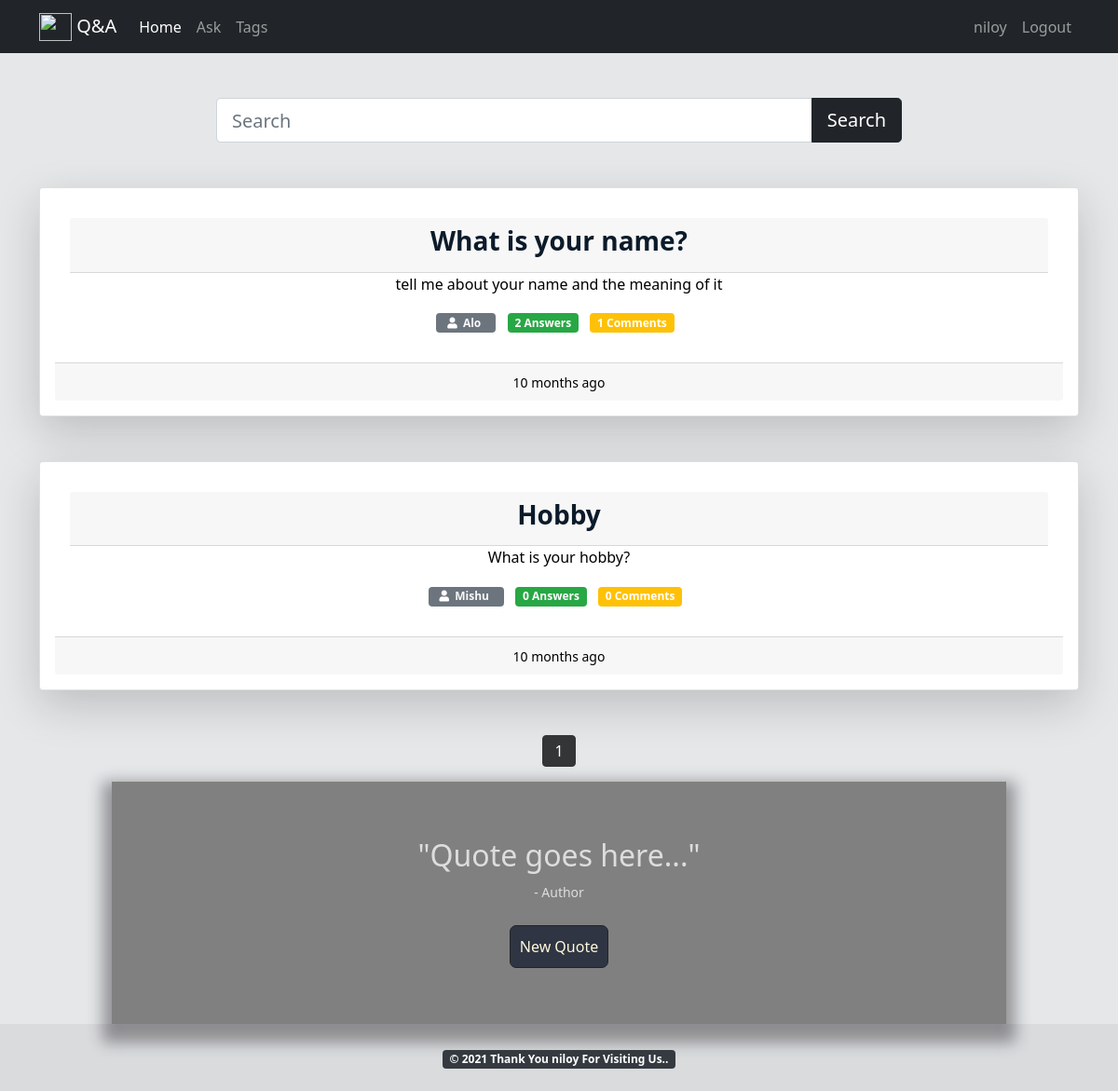
The page /tag/you (signed in) on the database its author committed.
### athreg/models.py (models this page shows, shortened)
class Question(models.Model):
    user=models.ForeignKey(User,on_delete=models.CASCADE)
    q_title=models.CharField(max_length=300)
    detail=models.TextField()
    tags=models.TextField(default='')
    add_time=models.DateTimeField(auto_now_add=True)

### athreg/views.py (the view)
# urls.py: path('tag/<str:tag>',views.tag,name='tag'),
def tag(request,tag):
    quests=Question.objects.annotate(total_comments=Count('answer__comment')).filter(tags__icontains=tag).order_by('-id')
    paginator=Paginator(quests,10)
    page_num=request.GET.get('page',1)
    quests=paginator.page(page_num)
    return render(request,'tag.html',{'quests':quests,'tag':tag})

### athreg/templates/tag.html (shortened to what this page needs)
{% extends 'main.html' %}
{% load static %}
{% load humanize %}

### athreg/templates/main.html (shortened to what this page needs)
{% load static %}
{% load humanize %}
<!DOCTYPE html>
<html lang="en">
<head>
  <link href="https://cdn.jsdelivr.net/npm/bootstrap@5.0.0/dist/css/bootstrap.min.css" rel="stylesheet">
  <link href="https://maxcdn.bootstrapcdn.com/font-awesome/4.7.0/css/font-awesome.min.css" rel="stylesheet"/>
  <link rel="stylesheet" href="https://cdn.jsdelivr.net/npm/bootstrap@4.5.3/dist/css/bootstrap.min.css">
  <link rel="stylesheet" href="% static '/animatecss/animate.min.css' %">
  <link rel="stylesheet" href="{% static 'bootstrap.min.css' %}">
  <link rel="stylesheet" href="https://use.fontawesome.com/releases/v5.6.1/css/all.css">
  <link href="https://cdn.jsdelivr.net/npm/bootstrap@5.0.0/dist/css/bootstrap.min.css" rel="stylesheet">
</head>
<body>
  <nav class="navbar navbar-expand-lg navbar-dark bg-dark">
    <div class="container">
      <a class="navbar-brand" href="/"><img src="https://images.vexels.com/media/users/3/152347/isolated/preview/27304b9b14ce9bd8a28ca637ed92070e-blue-circle-question-mark-icon-by-vexels.png" alt="" width="35" height="30" class="d-inline-block align-text-top">
        Q&A</a>
      <div class="collapse navbar-collapse" id="navbarNav">
        <ul class="navbar-nav" >
            <li class="nav-item active">
              <a class="nav-link" href="/">Home</a>
            </li>
            <li class="nav-item">
              <a class="nav-link" href="{% url 'ask-question' %}">Ask</a>
            </li>
            <li class="nav-item">
              <a class="nav-link" href="/tags/">Tags</a>
            </li>
        </ul>
        <ul class="navbar-nav ms-auto">
          <li class="nav-item">
            <a class="nav-link" href="/profileinfo/">{{request.user}}</a>
          </li>
          <li class="nav-item">
            <a class="nav-link" href="{% url 'logout' %}">Logout</a>
          </li>
        </ul>
      </div>
    </div>
  </nav>
  <div class="container py-5">
      <div class="row">
        <div class="col-md-8 offset-2">
          <form>
            <div class="input-group">
              <input type="text" name="q" class="form-control form-control-lg" style{color:blue;} placeholder="Search" />
            <button class="btn btn-dark btn-lg" type="submit" id="button-addon2">Search</button>
          </div>
        </form>
        </div>
      </div>
  </div>
  <div class="container" id="qbox"  >
    {% for quest in quests %}
    <div class="card mb-5 shadow-lg p-3 mb-5 bg-white ">
      <div class="card-body">
        <div class="card-header">
          <h3 class="card-title"><a href="/detail/{{quest.id}}"><b>{{quest.q_title}}</b></a></h3>
        </div>
        <p class="card-text">{{quest.detail}}</p>
        <p>
           <span class="badge badge-secondary"><i class="fas fa-user ml-1"></i>&nbsp<a href="/otheruser/{{quest.user.username}}" class="mr-2 text-light"> {{quest.user.username}}</a></span>
            <span class="mr-2 badge badge-success answer-click">{{quest.answer_set.count}} Answers</span>
            <span class="mr-2 badge badge-warning">{{quest.total_comments}} Comments</span>
        </p>
      </div>
      <div class="card-footer">
        <small>{{quest.add_time|naturaltime}}</small>
    </div>
    </div>
    {% endfor %}
  </div>
  <nav aria-label="Page navigation example" >
    <ul class="pagination justify-content-center">
      {% for i in quests.paginator.page_range %}
        {% if quests.number == i %}
          <li class="page-item active"><a class="page-link" href="#">{{i}}</a></li>
        {% else %}
          <li class="page-item"><a class="page-link" href="?page={{i}}">{{i}}</a></li>
        {% endif %}
      {% endfor %}
    </ul>
  </nav>
  <div class="containerr">
    <div class="quote-box">
      <h2 id="quote">"Quote goes here..."</h2>
      <small id="author">- Author</small>
    </div>
    <br>
    <button id="btn" class="btn btn-dark"style="background: #2f3542;color: cornsilk;padding: 10px; border-radius: 7px!important;">New Quote</button>
  </div>
  <footer>
    <div class="text-center p-4" style="background-color: rgba(0, 0, 0, 0.05);">
        <span class="badge badge-dark ">© 2021 Thank You {{request.user.username}}  For Visiting Us..</span>
    </div>
  </footer>
</body>
</html>

### athreg/templates/main.html (style rules this page uses)
body, html { margin: 0; padding: 0; height: 100%; background: #E5E7E9 !important; }
a:link { color: #0c1b2a; background-color: transparent; text-decoration: none; }
.pagination > li > a { background-color: white; color: #5A4181; }
.pagination > .active > a { color: white; background-color: #343536 !Important; border: solid 1px #343536 !Important; }
#qbox { color:black;text-align:center;border-radius: 20%!important; }
.containerr { background-color: gray; color: #ddd; padding: 5%; text-align: center; width: 80%; margin: auto; box-shadow: 0px 10px 15px 10px rgba(30, 27, 32, 0.4); }

### rows shown on the page
Question: q_title "What is your name?", detail "tell me about your name and the meaning of it", user.username "Alo", answer_set.count "2", total_comments "1", add_time "10 months ago"
Question: q_title "Hobby", detail "What is your hobby?", user.username "Mishu", answer_set.count "0", total_comments "0", add_time "10 months ago"

### other values the page prints
{{ request.user }} "niloy"
{{ i }} "1"
{{ request.user.username }} "niloy"
